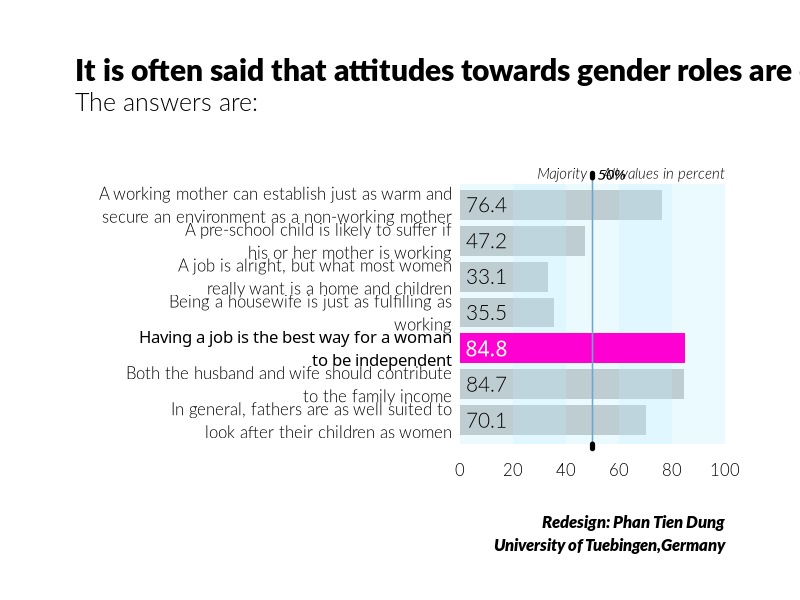

R code for this plot: (Note: this script raises an error after producing the figure.)
library(readxl)
library(readr)
library(tidyverse)
library(pdftools)
library(graphics)

myC_v159 <- "A working mother can establish just as warm and\nsecure an environment as a non-working mother"
myC_v160 <- "A pre-school child is likely to suffer if\nhis or her mother is working"
myC_v161 <- "A job is alright, but what most women\nreally want is a home and children"
myC_v162 <- "Being a housewife is just as fulfilling as\nworking"
myC_v163 <- "Having a job is the best way for a woman\nto be independent"
myC_v164 <- "Both the husband and wife should contribute\nto the family income"
myC_v165 <- "In general, fathers are as well suited to\nlook after their children as women"
myC_v166 <- "Men should take as much responsibility\nas women for their household and children"
myNames <- c(myC_v165, myC_v164, myC_v163, myC_v162, myC_v161, myC_v160, myC_v159)

df <- c(70.1,84.7,84.8,35.5,33.1,47.2,76.4)
df2 <- vector('double',length(df))
df2[which(df == 84.8)] <- df[which(df == 84.8)]

pdf_file <- 'BarCharts_Multiple.pdf'
cairo_pdf(pdf_file,bg = 'grey98',width = 13,height = 10.5)

par(omi = c(0.65,0.75,1.25,0.75), mai = c(0.9,3.85,0.55,0), lheight = 1.15, family = 'Lato Light', las = 1)

bp <- barplot(df, names.arg = FALSE, horiz = TRUE, border = NA, xlim = c(0,100), col = 'grey', axes = FALSE, family = 'Lato')

myColor <- rgb(255,0,210,maxColorValue = 255)
rect(0,-0.1,20,8.6,col = rgb(191,239,255,80,maxColorValue = 255),border = NA)
rect(20,-0.1,40,8.6,col = rgb(191,239,255,120,maxColorValue = 255),border = NA)
rect(40,-0.1,60,8.6,col = rgb(191,239,255,80,maxColorValue = 255),border = NA)
rect(60,-0.1,80,8.6,col = rgb(191,239,255,120,maxColorValue = 255),border = NA)
rect(80,-0.1,100,8.6,col = rgb(191,239,255,80,maxColorValue = 255),border = NA)

bp <- barplot(df2, names.arg = FALSE, horiz = TRUE, border = NA, xlim = c(0,100), col = myColor, axes = FALSE, add = TRUE)

# Other Elements

for (i in 1:length(myNames)) {
  
  if (i == 3) {
    
    myFont <- 'Lato Bold'
    
  }else{
    
    myFont <- 'Lato Light'
    
  }
  
  text(-3,bp[i],myNames[i],xpd = TRUE,adj = 1,family = myFont,cex = 1)
  text(10,bp[i],df[i],family = myFont,cex = 1.25,col = ifelse(i == 3,'white','black'))
  
}

arrows(50,-0.1,50,8.8,lwd = 1.5,length = 0,xpd = TRUE,col = 'skyblue3')
arrows(50,-0.25,50,-0.1,lwd = 5,length = 0,xpd = TRUE)
arrows(50,8.8,50,8.95,lwd = 5,length = 0,xpd = TRUE)

text(48,8.9,'Majority',adj = 1,xpd = TRUE,cex = 0.9,font = 3)
text(52,8.9,'50%',adj = 0,xpd = TRUE,cex = 0.9,font = 3,family = 'Lato Bold')
text(100,8.9,'All values in percent',adj = 1,xpd = TRUE,cex = 0.9,font = 3)
mtext(seq(0,100,by = 20),at = seq(0,100,by = 20),1,line = 0.75)

# Titles for margins

mtext('It is often said that attitudes towards gender roles are changing',
      side = 3,line = 2,adj = 0,cex = 1.8,family = 'Lato Black',outer = TRUE)
mtext('The answers are:',side = 3,line = 0.5,adj = 0,cex = 1.5,outer = TRUE)
mtext('Redesign: Phan Tien Dung\nUniversity of Tuebingen,Germany',
      side = 1,line = 0,adj = 1,cex = 1,outer = TRUE,font = 3,
      family = 'Lato Black')

dev.off()
pdf_convert(pdf = pdf_file, format = 'png', pages = NULL, filenames = NULL, dpi = 72, antialias = TRUE, opw = '', upw = '', verbose = TRUE)
